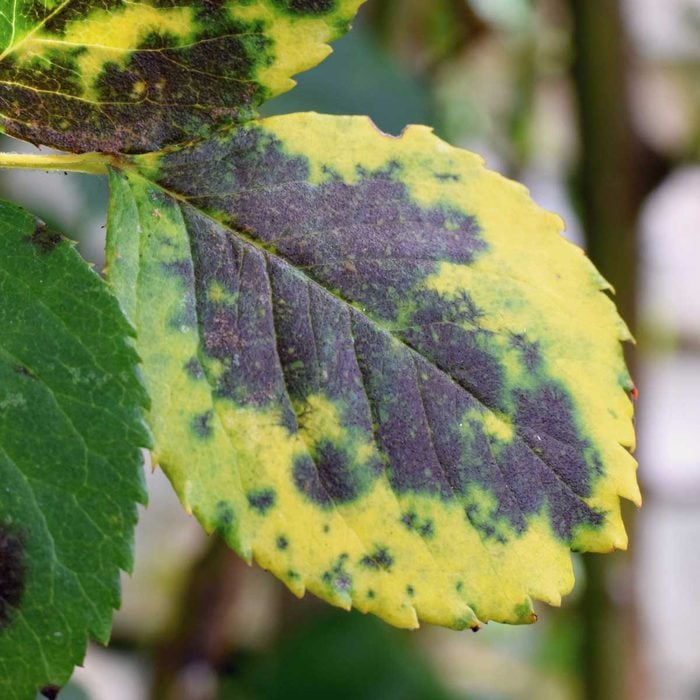
#> input picture plant.jpg, 700 x 700 px; its folder holds only this picture in this run
$ python -i image_analyzer.py   (imports and definitions only)
#> lines starting #> are read from the running program, lines starting #| are printed output that depends on the picture; after the words box and inside, x2 and y2 are one past the last pixel; in counts of white or black regions, pixels touching at a corner belong together
#> in analyze_plant_image, img is the input picture: shape (700, 700, 3); mean B, G, R 86.7, 127.2, 120.4
import cv2
import numpy as np


# =========================
# Smart image analyzer V9
# =========================
# Rule-based Computer Vision analyzer for plant health.
#
# يرجع:
# - حالة النبات
# - المرض/المشكلة المحتملة
# - شرح التشخيص
# - العلاج
# - التوصيات
# - نسب التحليل
#
# ملاحظة مهمة:
# ده OpenCV rule-based analyzer مش CNN model.
# لكنه مضبوط لتقليل الأخطاء الشائعة:
# - عدم اعتبار الظلال مرض
# - عدم اعتبار النبات المصاب Healthy
# - توحيد status مع visual_problem
# - رفض الصور التي لا تحتوي على نبات حقيقي واضح قبل التشخيص
# - رفض صور الدوائر الإلكترونية والسيميوليشن والـ screenshots قبل التشخيص


# [37 lines left out: functions _safe_ratio, _clean_mask, _largest_plant_region, not called in this run]


def _reject_non_plant_response(reason, metrics=None):
    """
    Standard response when the uploaded image is not a real/clear plant image.
    The API layer will return this object with HTTP 400 because it contains "error".
    """
    return {
        "error": "No real plant detected",
        "message_ar": "لم يتم اكتشاف نبات حقيقي واضح في الصورة.",
        "final_status": "Invalid Image",
        "status": "Rejected",
        "image_stress": "Invalid Image",
        "is_plant": False,
        "reason": reason,
        "metrics": metrics or {},
        "capture_tips": [
            "ارفع صورة واضحة لنبات أو ورقة حقيقية.",
            "خلي النبات أو الورقة ظاهرين في منتصف الصورة.",
            "تجنب تصوير أشياء غير نباتية أو خلفيات خضراء فقط.",
            "تجنب الصور المظلمة جدًا أو المهزوزة.",
            "استخدم إضاءة طبيعية بدون ظلال قوية."
        ]
    }


def _scene_validation_metrics(img):
    """
    Detect non-natural scenes such as:
    - circuit diagrams
    - Tinkercad/Cirkit screenshots
    - UI screenshots
    - white/gray grid backgrounds
    - images made mostly of straight lines and electronic parts

    This does NOT replace plant analysis; it is only a gate before diagnosis.
    """
    hsv = cv2.cvtColor(img, cv2.COLOR_BGR2HSV)
#> hsv: shape (700, 700, 3); mean H, S, V 56.8, 101, 133.3
    h, s, v = cv2.split(hsv)
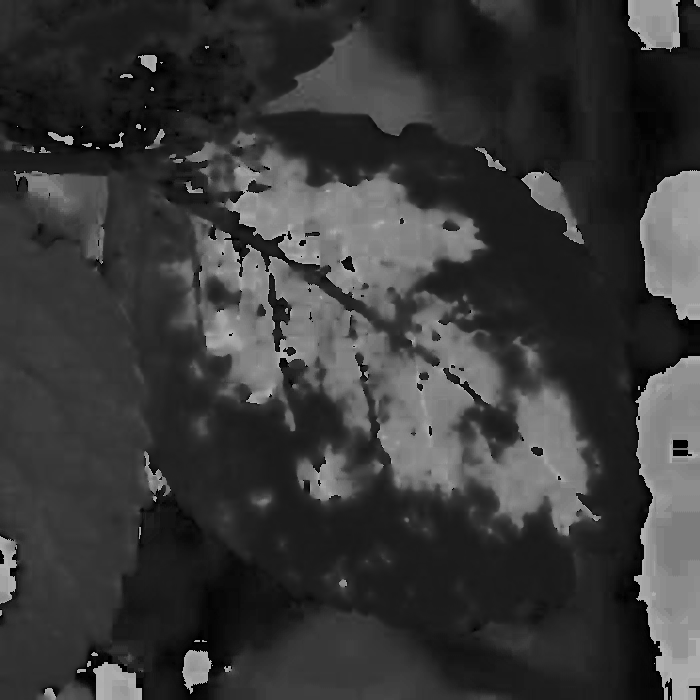
#> h: shape (700, 700); min 0, max 179, mean 56.8
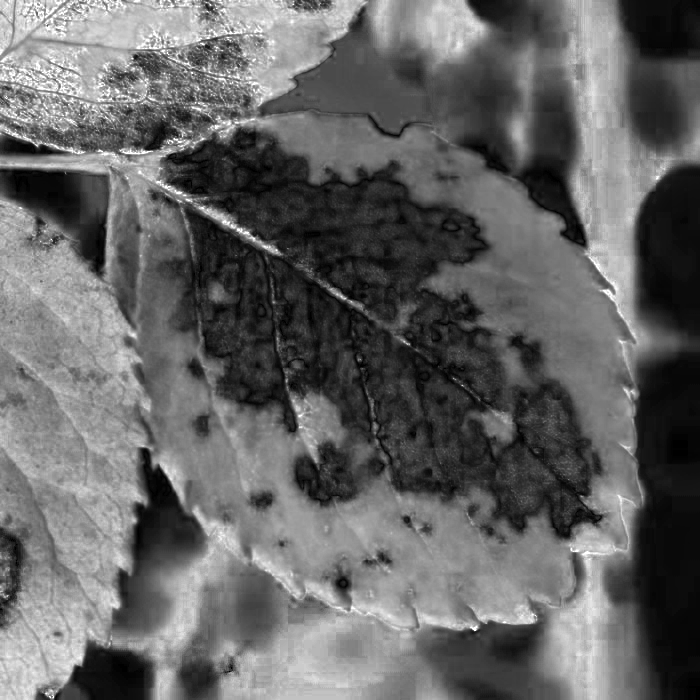
#> s: shape (700, 700); min 0, max 255, mean 101
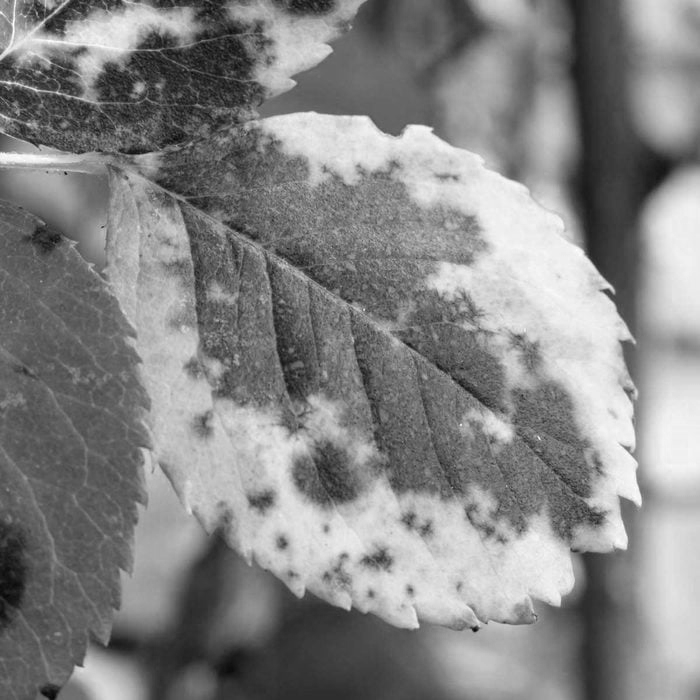
#> v: shape (700, 700); min 4, max 255, mean 133.3
    gray = cv2.cvtColor(img, cv2.COLOR_BGR2GRAY)
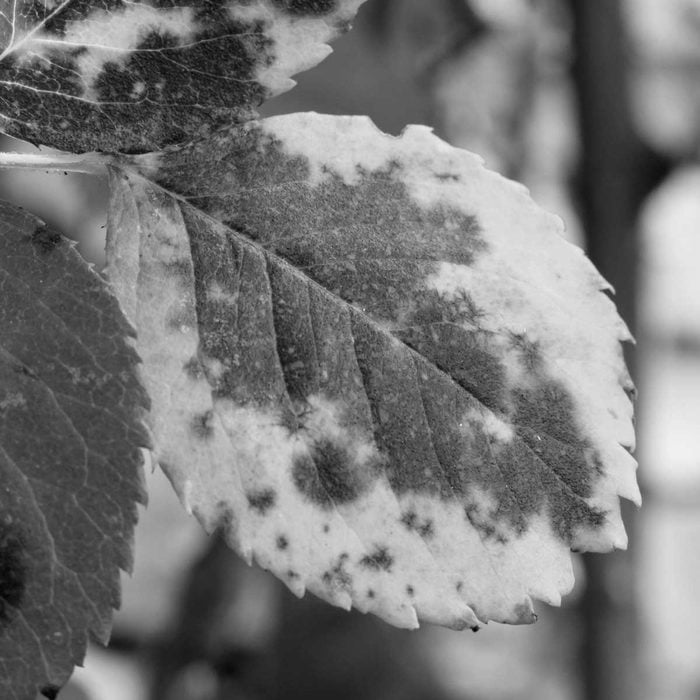
#> gray: shape (700, 700); min 2, max 242, mean 120.5

    total_pixels = float(img.shape[0] * img.shape[1])
#> total_pixels = 490000

    low_sat_bright_ratio = float(np.sum((s < 35) & (v > 170))) / total_pixels
#> low_sat_bright_ratio = 0.0653
    very_bright_ratio = float(np.sum(v > 225)) / total_pixels
#> very_bright_ratio = 0.0621
    very_dark_ratio = float(np.sum(v < 45)) / total_pixels
#> very_dark_ratio = 0.0251

    edges = cv2.Canny(gray, 60, 160)
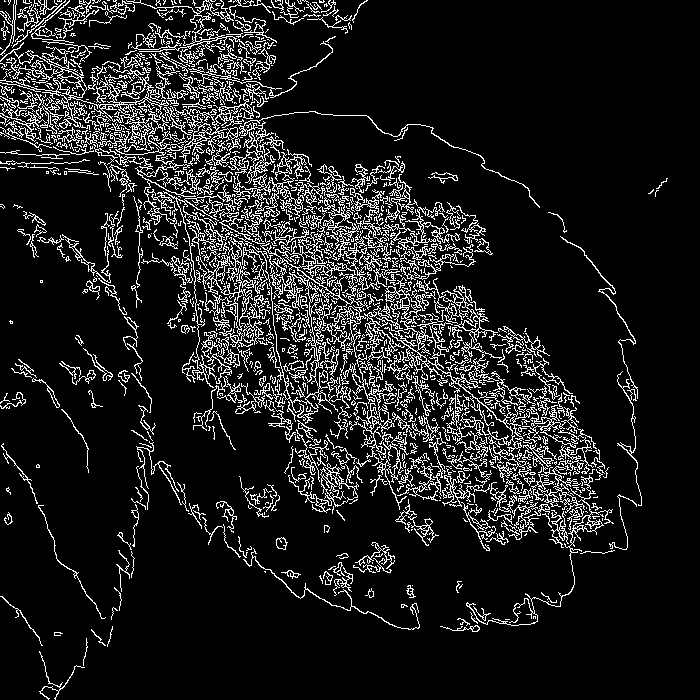
#> edges: shape (700, 700); 11.3% white in thin lines or dots
    edge_ratio_global = float(np.sum(edges > 0)) / total_pixels
#> edge_ratio_global = 0.113

    # Hough lines catches circuit/simulation/screenshots because they contain many straight wires/grid lines.
    lines = cv2.HoughLinesP(
        edges,
        rho=1,
        theta=np.pi / 180,
        threshold=80,
        minLineLength=55,
        maxLineGap=8
    )
#> lines = 382 rows, first 6: [455, 398, 531, 474], [194, 104, 321, 231], [103, 84, 410, 391], [159, 192, 348, 381], [226, 201, 444, 419], [357, 363, 412, 418]

    line_count = 0 if lines is None else len(lines)
#> line_count = 382

    # Blue electronic boards/components are common in the uploaded circuit images,
    # while they should not dominate a real plant photo.
    blue_mask = cv2.inRange(
        hsv,
        np.array([90, 45, 40]),
        np.array([135, 255, 255])
    )
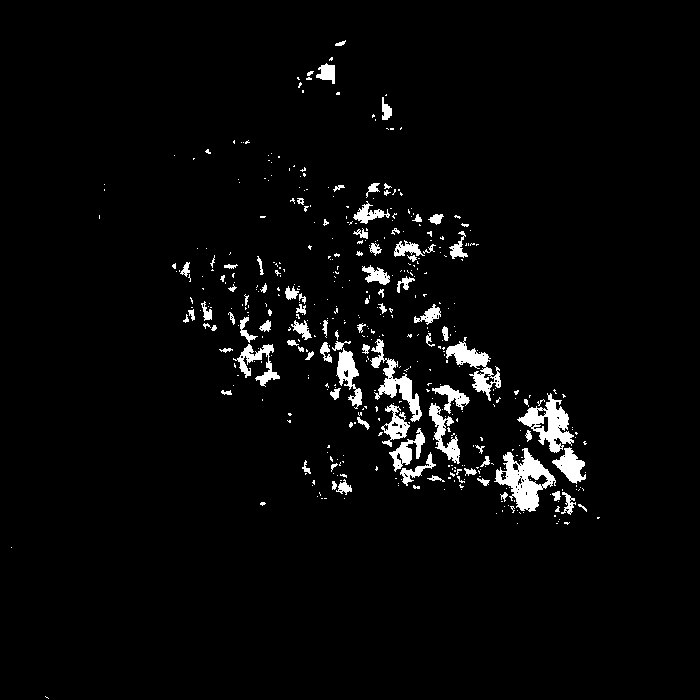
#> blue_mask: shape (700, 700); 3.4% white; 458 white regions (367 under 20 px), largest, box (x1, y1, x2, y2) and area: (494, 448, 556, 512) 1761, (517, 393, 574, 453) 1377, (370, 339, 422, 422) 1139
    blue_ratio = float(np.sum(blue_mask > 0)) / total_pixels
#> blue_ratio = 0.0342

    # UI screenshots often contain large flat white/gray background areas.
    screenshot_like = (
        (low_sat_bright_ratio > 0.48 and line_count >= 25)
        or (very_bright_ratio > 0.55 and line_count >= 18)
        or (edge_ratio_global > 0.055 and line_count >= 45)
        or (blue_ratio > 0.08 and line_count >= 18)
    )
#> screenshot_like = True

    return {
        "low_sat_bright_ratio": round(low_sat_bright_ratio, 3),
        "very_bright_ratio": round(very_bright_ratio, 3),
        "very_dark_ratio": round(very_dark_ratio, 3),
        "edge_ratio_global": round(edge_ratio_global, 4),
        "straight_line_count": int(line_count),
        "blue_ratio": round(blue_ratio, 3),
        "screenshot_or_circuit_like": bool(screenshot_like)
    }


def _reject_if_screenshot_or_circuit(img):
    """
    Reject obvious screenshots, electronic circuit diagrams, and simulation images.
    These images may contain green/yellow/brown/dark pixels, but they are not real plants.
    """
    metrics = _scene_validation_metrics(img)
#> metrics = {'low_sat_bright_ratio': 0.065, 'very_bright_ratio': 0.062, 'very_dark_ratio': 0.025, 'edge_ratio_global': 0.113, 'straight_line_count': 382, 'blue_ratio': 0.034, 'screenshot_or_circuit_like': True}

    if metrics["screenshot_or_circuit_like"]:
        return _reject_non_plant_response(
            "The uploaded image looks like a screenshot, circuit diagram, simulation, or electronic hardware image, not a real plant.",
            metrics
        )

    return None


# [535 lines left out: functions _validate_real_plant_image, _is_very_green_healthy, _has_leaf_spot_pattern, _has_severe_leaf_spot_pattern, _has_necrosis_pattern, _is_regular_healthy and 6 more, not called in this run]


def analyze_plant_image(image_file):
    try:
        if image_file is None:
            return {"error": "No image provided"}

        # Flask upload OR local path
        if isinstance(image_file, str):
            img = cv2.imread(image_file)
        else:
            file_bytes = image_file.read()

            if not file_bytes:
                return {"error": "Empty image file"}

            np_arr = np.frombuffer(file_bytes, np.uint8)
            img = cv2.imdecode(np_arr, cv2.IMREAD_COLOR)

        if img is None:
            return {"error": "Invalid or unsupported image"}

        # =========================
        # Resize and convert
        # =========================

        img = cv2.resize(img, (700, 700))

        # =========================
        # Non-plant scene rejection
        # =========================
        # This rejects circuit/simulation/screenshots before color-based plant diagnosis.
        non_plant_scene = _reject_if_screenshot_or_circuit(img)
#> non_plant_scene = 9 items
        if non_plant_scene is not None:
            return non_plant_scene

        hsv = cv2.cvtColor(img, cv2.COLOR_BGR2HSV)
        h, s, v = cv2.split(hsv)

        # =========================
        # Color masks
        # =========================

        # Healthy green tissue
        green_mask = cv2.inRange(
            hsv,
            np.array([35, 35, 35]),
            np.array([90, 255, 255])
        )

        # Yellow / chlorosis
        yellow_mask = cv2.inRange(
            hsv,
            np.array([18, 45, 75]),
            np.array([38, 255, 255])
        )

        # Brown / necrosis
        brown_mask = cv2.inRange(
            hsv,
            np.array([5, 45, 20]),
            np.array([22, 255, 210])
        )

        # Dark spots
        # Conservative threshold to reduce false positives from shadows.
        dark_mask = np.where(
            ((v < 70) & (s > 45)),
            255,
            0
        ).astype(np.uint8)

        # =========================
        # Plant mask
        # =========================

        plant_mask = cv2.bitwise_or(green_mask, yellow_mask)
        plant_mask = cv2.bitwise_or(plant_mask, brown_mask)
        plant_mask = cv2.bitwise_or(plant_mask, dark_mask)

        plant_mask = _clean_mask(plant_mask, kernel_size=5)
        plant_mask = _largest_plant_region(plant_mask)

        plant_pixels = int(np.sum(plant_mask > 0))

        if plant_pixels < 800:
            return {
                "error": "No plant detected clearly",
                "message_ar": "الصورة غير واضحة أو النبات غير ظاهر بشكل كافٍ."
            }

        # =========================
        # Pixel counting
        # =========================

        green_pixels = int(np.sum((green_mask > 0) & (plant_mask > 0)))
        yellow_pixels = int(np.sum((yellow_mask > 0) & (plant_mask > 0)))
        brown_pixels = int(np.sum((brown_mask > 0) & (plant_mask > 0)))
        dark_pixels = int(np.sum((dark_mask > 0) & (plant_mask > 0)))

        green_ratio = _safe_ratio(green_pixels, plant_pixels)
        yellow_ratio = _safe_ratio(yellow_pixels, plant_pixels)
        brown_ratio = _safe_ratio(brown_pixels, plant_pixels)
        dark_spot_ratio = _safe_ratio(dark_pixels, plant_pixels)

        # =========================
        # Real Plant Validation Gate
        # =========================
        # Do not diagnose random objects. The image must contain a clear real plant/leaf.
        is_valid_plant, plant_validation = _validate_real_plant_image(
            img=img,
            plant_mask=plant_mask,
            plant_pixels=plant_pixels,
            green_ratio=green_ratio,
            yellow_ratio=yellow_ratio,
            brown_ratio=brown_ratio,
            dark_spot_ratio=dark_spot_ratio
        )

        if not is_valid_plant:
            return plant_validation

        # =========================
        # Damage score
        # =========================

        damaged_ratio = min(
            1.0,
            (yellow_ratio * 0.35)
            + (brown_ratio * 0.75)
            + (dark_spot_ratio * 0.85)
        )

        # =========================
        # Health score
        # =========================

        health_score = (
            (1.20 * green_ratio)
            - (0.35 * yellow_ratio)
            - (0.75 * brown_ratio)
            - (0.75 * dark_spot_ratio)
            + 0.25
        )

        health_score = max(0.0, min(1.0, health_score))
        severity_score = round(1.0 - health_score, 3)

        # =========================
        # Classification
        # =========================

        image_stress = _classify_image_stress(
            green_ratio=green_ratio,
            yellow_ratio=yellow_ratio,
            brown_ratio=brown_ratio,
            dark_spot_ratio=dark_spot_ratio,
            damaged_ratio=damaged_ratio,
            health_score=health_score
        )

        visual_info = _classify_visual_problem(
            green_ratio=green_ratio,
            yellow_ratio=yellow_ratio,
            brown_ratio=brown_ratio,
            dark_spot_ratio=dark_spot_ratio,
            damaged_ratio=damaged_ratio,
            health_score=health_score
        )

        treatment_plan = _build_treatment_plan(
            image_stress=image_stress,
            visual_problem=visual_info["visual_problem"]
        )

        recommendations = _build_image_recommendations(treatment_plan)

        status = _build_status_text(
            image_stress=image_stress,
            visual_problem=visual_info["visual_problem"]
        )

        confidence = _build_confidence(
            image_stress=image_stress,
            health_score=health_score,
            severity_score=severity_score,
            visual_problem=visual_info["visual_problem"]
        )

        summary = visual_info["visual_explanation"]

        # =========================
        # Final response
        # =========================

        return {
            "status": status,
            "final_status": image_stress,
            "image_stress": image_stress,

            "disease_name": visual_info["disease_name"],
            "disease_name_ar": visual_info["disease_name_ar"],

            "visual_problem": visual_info["visual_problem"],
            "visual_problem_ar": visual_info["visual_problem_ar"],
            "visual_explanation": visual_info["visual_explanation"],

            "summary": summary,
            "confidence": confidence,

            "health_score": round(health_score, 3),
            "severity_score": severity_score,

            "green_ratio": round(green_ratio, 3),
            "yellow_ratio": round(yellow_ratio, 3),
            "brown_ratio": round(brown_ratio, 3),
            "dark_spot_ratio": round(dark_spot_ratio, 3),
            "damaged_ratio": round(damaged_ratio, 3),

            "plant_pixels": plant_pixels,
            "is_plant": True,
            "plant_validation": plant_validation.get("plant_validation", {}),

            "visual_flags": {
                "has_chlorosis": yellow_ratio >= 0.25,
                "has_dark_spots": (
                    dark_spot_ratio >= 0.14
                    and yellow_ratio >= 0.15
                ),
                "has_necrosis": brown_ratio >= 0.18,
                "needs_attention": image_stress != "Healthy"
            },

            "treatment_plan": treatment_plan,
            "image_recommendations": recommendations,
            "recommendations": recommendations,

            "capture_tips": [
                "صوّر النبات في إضاءة طبيعية بدون فلاش قوي.",
                "خلّي الخلفية بسيطة وفاتحة قدر الإمكان.",
                "قرّب الورقة أو الجزء المصاب من الكاميرا بدون اهتزاز.",
                "تجنب الظلال القوية لأنها قد تظهر كبقع مرضية."
            ],

            "note": (
                "هذا التشخيص تقديري من الصورة فقط. "
                "للحكم الأدق، يُفضل دمجه مع قراءات الحرارة والرطوبة ورطوبة التربة والإضاءة."
            )
        }

    except Exception as e:
        return {
            "error": str(e),
            "message_ar": "حدث خطأ أثناء تحليل الصورة."
        }

>>> result = analyze_plant_image('../plant.jpg')
#> result = 9 items
